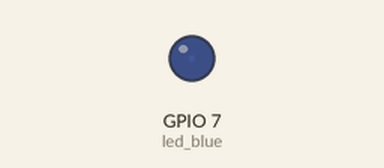
This program was run on a simulated ESP32 board running MicroPython. Parts: output pins drawn as LEDs (lit = HIGH).

Above: at 0.05 s.
At 1.25 s:
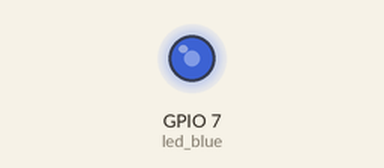
At 1.85 s:
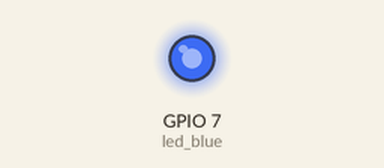
At 3.7 s:
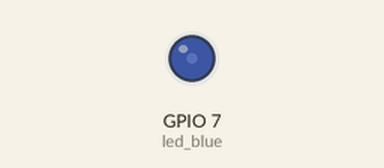
Timing chart, 0 to 5.4 s (numbered marks = the images above):
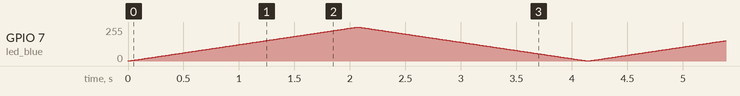

The program:

M5NanoC6_LED_PWM.py
```python
# The built-in blue LED and pulse-width modulation (PWM).
# - https://docs.m5stack.com/en/core/M5NanoC6

#--------------------------------------------------
import time
import machine

#--------------------------------------------------
# setup
led_blue = machine.PWM(machine.Pin(7))

led_blue.duty(0)

#--------------------------------------------------
# loop
while True:
    # 0..100%
    for tg in range(0, 1024, 1):
        led_blue.duty(tg)
        time.sleep(0.002)

    # 100..0%
    for tg in range(1023, -1, -1):
        led_blue.duty(tg)
        time.sleep(0.002)
```
